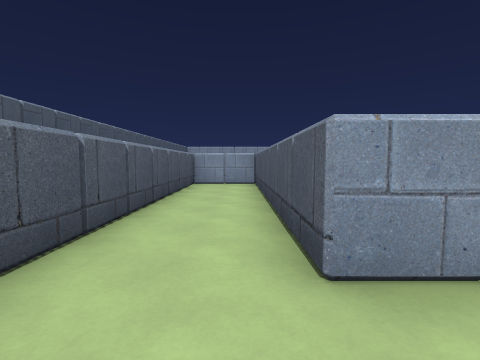
[1] (above)

24 first-person views from a walk through a level from a Godot 3-D game. The camera is 1.3 m above the floor, tilts 4° down and sees 85° across. The floor is counted in squares, 1.8 m on a side. Each view is taken from the middle of a square. On the plan, view 1 faces up. The plan holds only what a view shows up to about 9 squares ahead; the rest is blank. Some surface patterns are stand-ins.

[2]
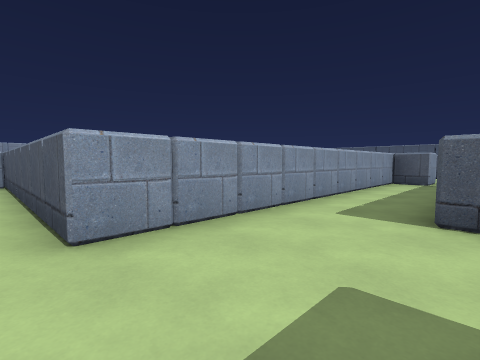

[3]
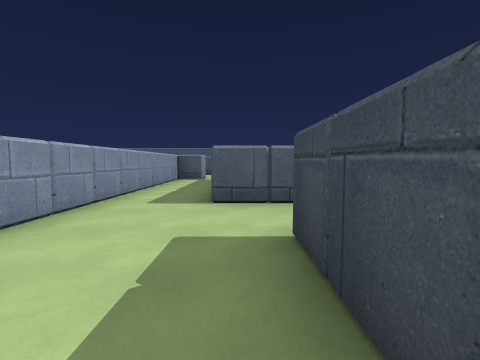

[4]
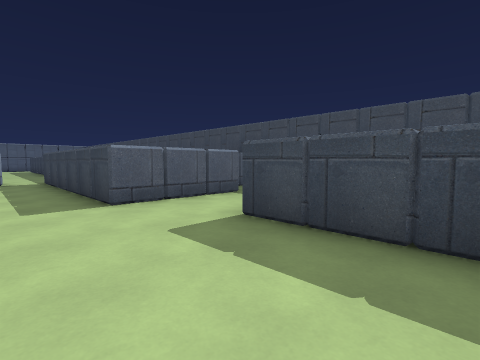

[5]
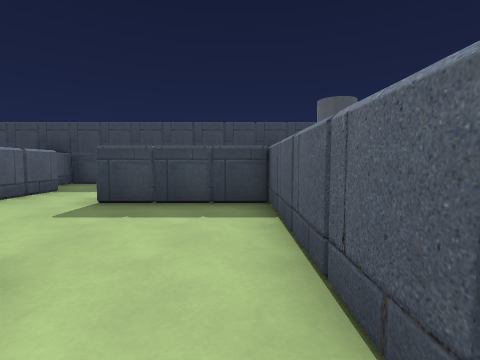

[6]
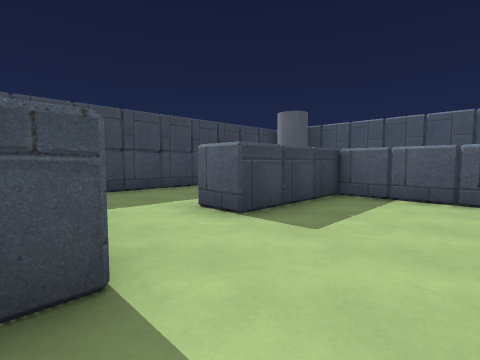

[7]
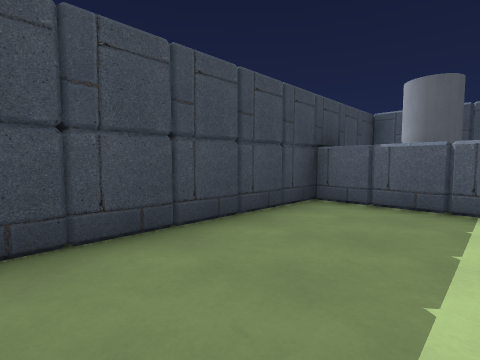

[8]
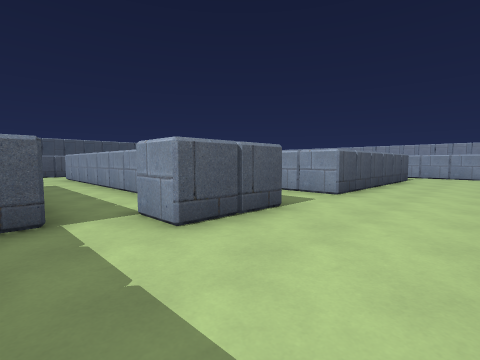

[9]
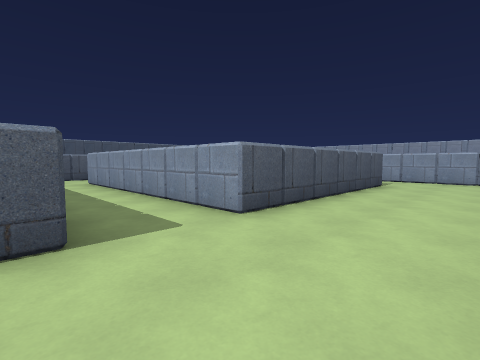

[10]
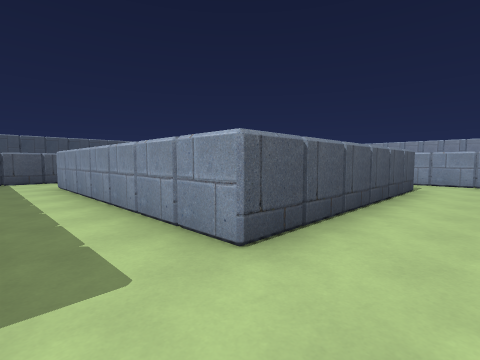

[11]
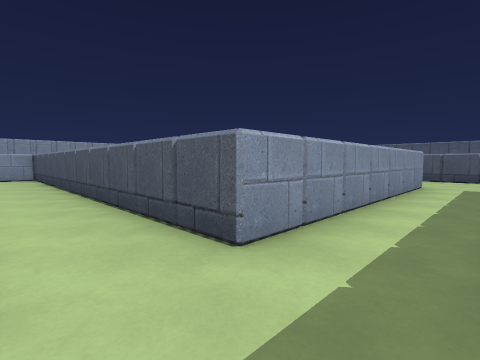

[12]
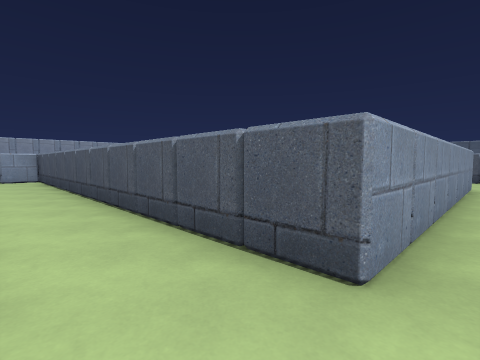

[13]
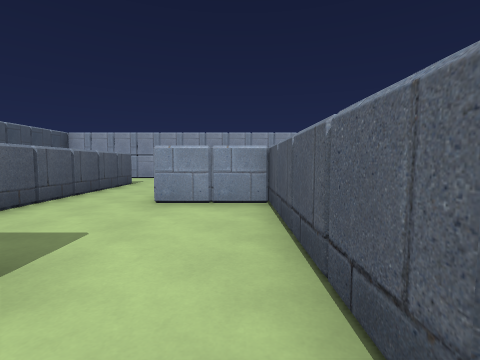

[14]
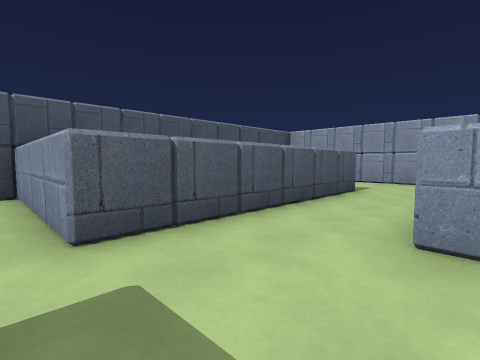

[15]
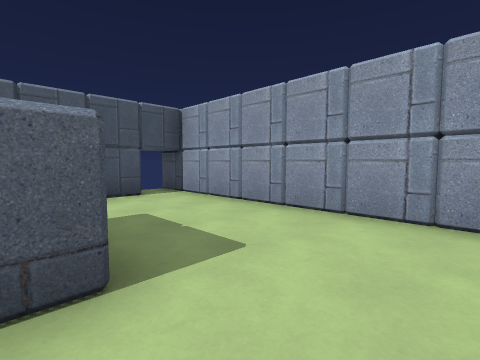

[16]
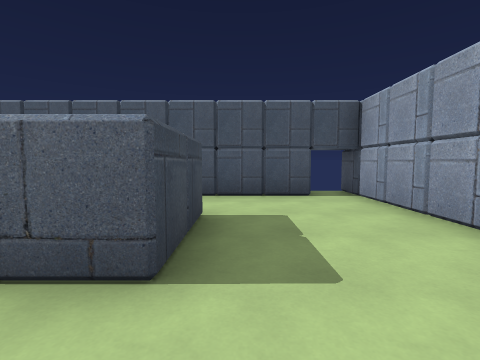

[17]
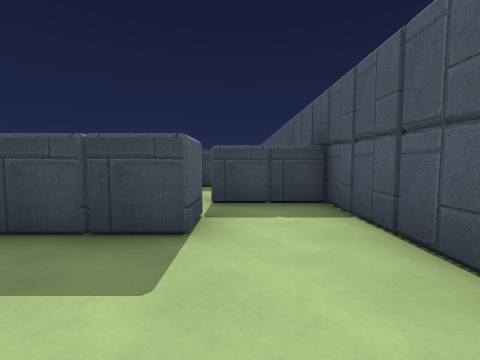

[18]
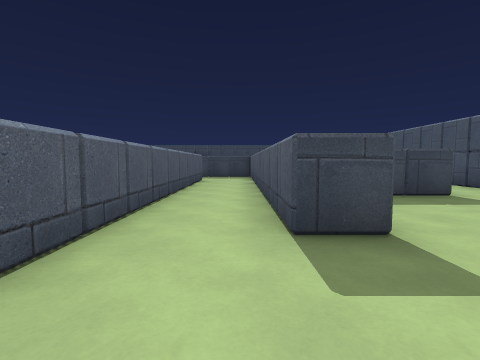

[19]
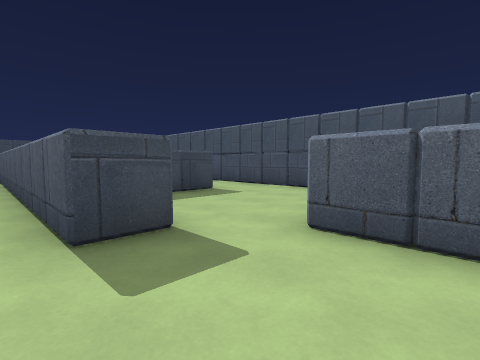

[20]
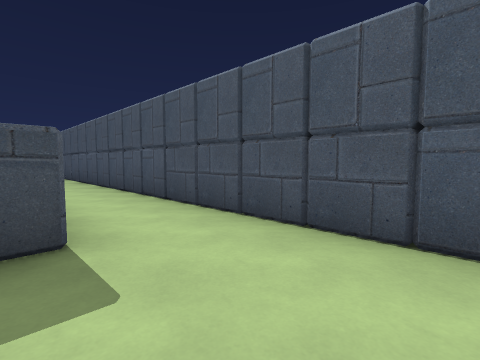

[21]
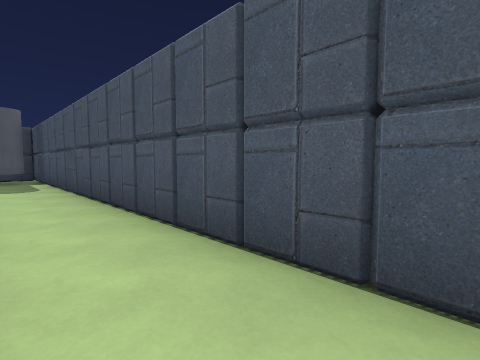

[22]
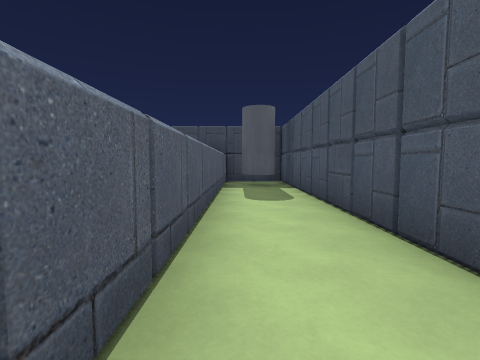

[23]
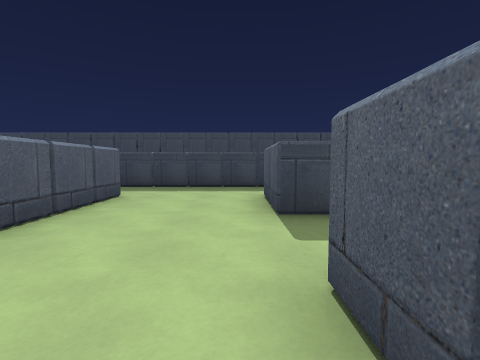

[24]
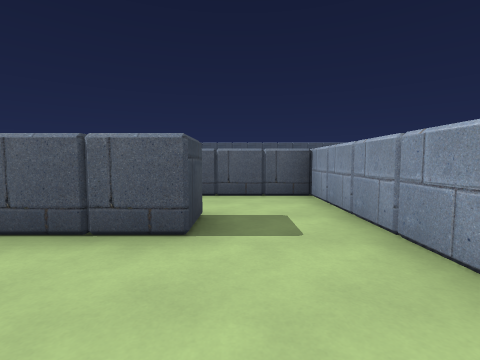

### Floor plan
Ten units are one square. View 1 is at (0, 0); x grows to the right and y downward. Boxes are objects, and circles mark ways between rooms. Rooms are numbered by the first view taken in them; rooms with no view inside come last. Other rooms are left out.
<svg viewBox="-60 -230 205 290">
<path fill="none" stroke="#000" d="M5 -15 5 -85 -15 -85 -15 15 15 15 15 25M34 17 35 5 46 4M-5 15 6 14M35 25 35 5 95 5M95 -5 95 -15 5 -15 4 -25M14 54 26 55M5 55 16 54M35 35 35 25M-15 31 -15 55 45 55 45 45M34 -114 35 -126M35 -115 34 -126M5 -125 15 -125 15 -35M35 -65 34 -76M35 -45 35 -155 15 -155M-5 -146 -6 -135 -16 -135M95 -105 105 -105 105 -45 35 -45 34 -56M125 -125 95 -125M-25 -185 -25 -195 -5 -195 -5 -135M98 -25 105 -25 105 -5 95 -5M9 -225 -55 -225M102 15 135 15M-45 -215 -45 -175 -25 -175M135 -5 135 -48M-25 -95 -14 -96M-25 -95 -11 -95M-26 -24 -25 -35M-16 -135 -45 -135 -45 48M-25 49 -25 -35"/>
<circle cx="25" cy="20" r="3" fill="#2a7"/>
<circle cx="100" cy="0" r="3" fill="#2a7"/>
<circle cx="-5" cy="-130" r="3" fill="#2a7"/>
<text x="20" y="-10">1</text>
<text x="10" y="40">2</text>
<text x="30" y="-100">3</text>
<text x="-30" y="-60">4</text>
</svg>
Room 1 opens to room 2. Room 1 opens to room 3. Room 3 opens to room 4.

Where each view was taken, in squares from view 1:
view 1: 0 up, 0 right, facing up
view 2: 1 down, 0 right, facing up-right
view 3: 1 down, 1 left, facing right
view 4: 1 up, 1 left, facing down-right
view 5: 3 up, 1 left, facing down
view 6: 1 up, 4 right, facing down-left
view 7: 3 down, 3 right, facing down-left
view 8: 1 down, 13 right, facing up-left
view 9: 2 up, 13 right, facing up-left
view 10: 3 up, 12 right, facing up-left
view 11: 3 up, 2 right, facing up-right
view 12: 4 up, 2 right, facing up-right
view 13: 11 up, 3 right, facing up
view 14: 13 up, 2 right, facing up-left
view 15: 19 up, 1 right, facing up-left
view 16: 20 up, 1 right, facing left
view 17: 22 up, 3 left, facing down
view 18: 15 up, 2 right, facing down
view 19: 15 up, 2 right, facing down-left
view 20: 12 up, 2 left, facing down-left
view 21: 7 up, 3 left, facing down-left
view 22: 4 up, 3 left, facing down
view 23: 6 up, 11 right, facing down
view 24: 11 up, 13 right, facing left
